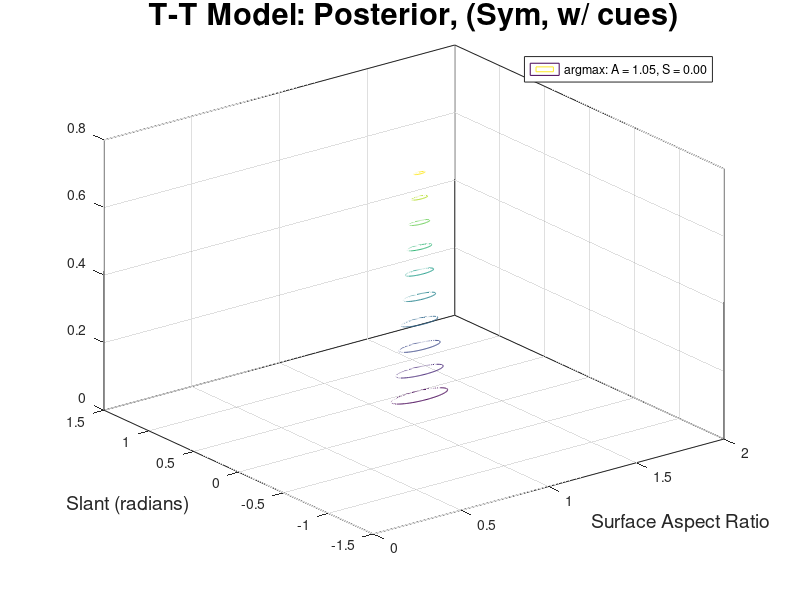

The MATLAB script that drew this image:
sigma = 0.1;
x= 0:.005:2;
y=-1.5:.005:1.5;
i= 1
[A,S] = meshgrid(x,y); 
Likelihood = (1/sqrt((2*pi)*sigma))*exp(-(i*1.1-((A).*cos(S))).^2 / (2*sigma^2));
%surf(X,Y,F)
%contour3(X,Y,F)

%cue to slant

pd1 = makedist('Uniform','lower',.5, 'upper', 1.5) 


%PriorAspect = pdf(pd1,A);

%PriorSlant = normpdf(S, 1.13, .13)

PriorSlant = normpdf(S, .43, .13)
%Howe and Purves 2002

BinocularSlant = normpdf(S,0,.04)

%TextureSlant = normpdf(S,0,.04)

EstimateSlant = PriorSlant.*BinocularSlant

%EstimateSlant = PriorSlant

PriorAspect = normpdf(A,1,.1);
%symmetry bias

PriorSlant = normpdf(S, 0, 0.04)
%fronto-parallel bias

%PosteriorAspect = PriorSlant.*Likelihood.*PriorAspect;

PosteriorAspect = EstimateSlant.*Likelihood.*PriorAspect

xlabel('')
ylabel('')

% Find the maximum posterior probability and its indices
[max_prob, max_idx] = max(PosteriorAspect(:));

% Convert the linear index to row and column indices
[row_idx, col_idx] = ind2sub(size(PosteriorAspect), max_idx);

% Get the coordinates of the maximum posterior probability point
map_x = x(col_idx);
map_y = y(row_idx);

fprintf('MAP Estimation:\nX: %.2f\nY: %.2f\n', map_x, map_y);




%max_val=max(max(W));

%[maxx,maxy] = find(W==max_val)


%X(maxx)
%Y(maxy)

%disp(max_ind)

%argmax=x(max_ind)


%surf(X,Y,W)
contour3(A,S,PosteriorAspect)

title('T-T Model: Posterior, (Sym, w/ cues)','fontsize',22)

xlabel('Surface Aspect Ratio', 'fontsize',14)
ylabel('Slant (radians)','fontsize', 14)

legend('argmax: A = 1.05, S = 0.00')

%contour3(X,Y,W)
%xticks(0:.05:2)
